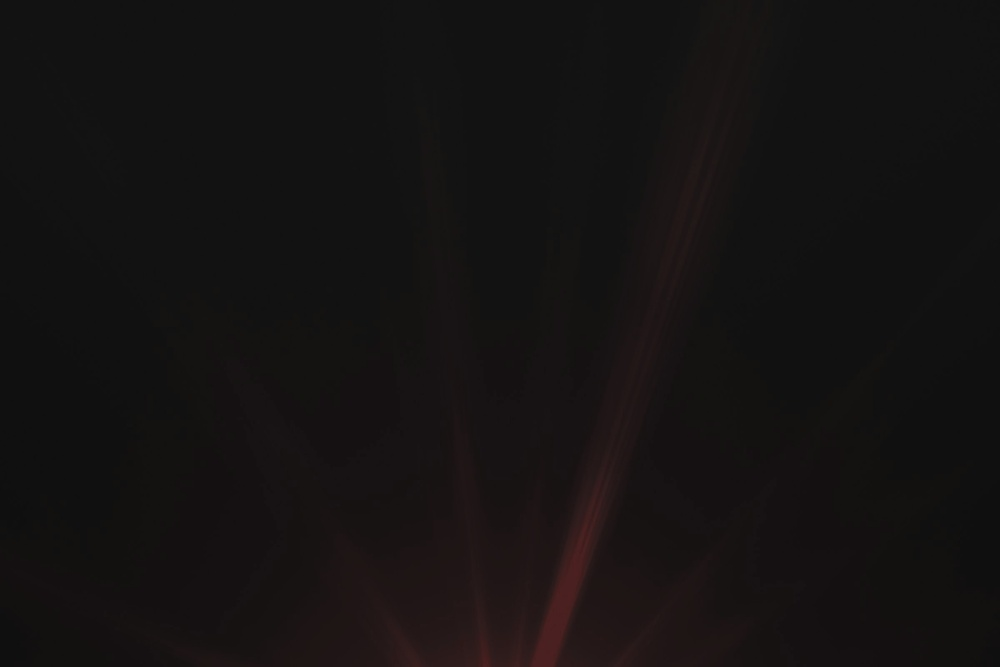
#> input picture infra/assets/img/corona_bg.jpg, 1000 x 667 px, shrunk from 2400 x 1600 before the run, found by its file name
$ python make_red_assets.py ../assets/img/corona_bg.jpg ../assets/img/solar_limb.png
#> lines starting #> are read from the running program, lines starting #| are printed output that depends on the picture; after the words box and inside, x2 and y2 are one past the last pixel; in counts of white or black regions, pixels touching at a corner belong together
#> in main, cor is the input picture: shape (667, 1000, 3); mean R, G, B 20.9, 18.4, 18.3
"""Derive INFRA's red solar images from Chromosphere | EXO's orange ones.

The EXO images (corona_bg.jpg, solar_limb.png; see EXO's docs/SOLAR_ASSETS.md) were generated by the project
owner. INFRA shows the same star in infrared: the warm highlights move from solar orange to red, the darks stay
neutral. Usage: python3 make_red_assets.py <exo assets/img dir> <infra assets/img dir>
"""
import sys
import numpy as np
from PIL import Image


def redshift(rgb, strength=1.0):
#> called with strength = 1
    x = rgb.astype(np.float32) / 255.0
    lum = 0.2126 * x[..., 0] + 0.7152 * x[..., 1] + 0.0722 * x[..., 2]
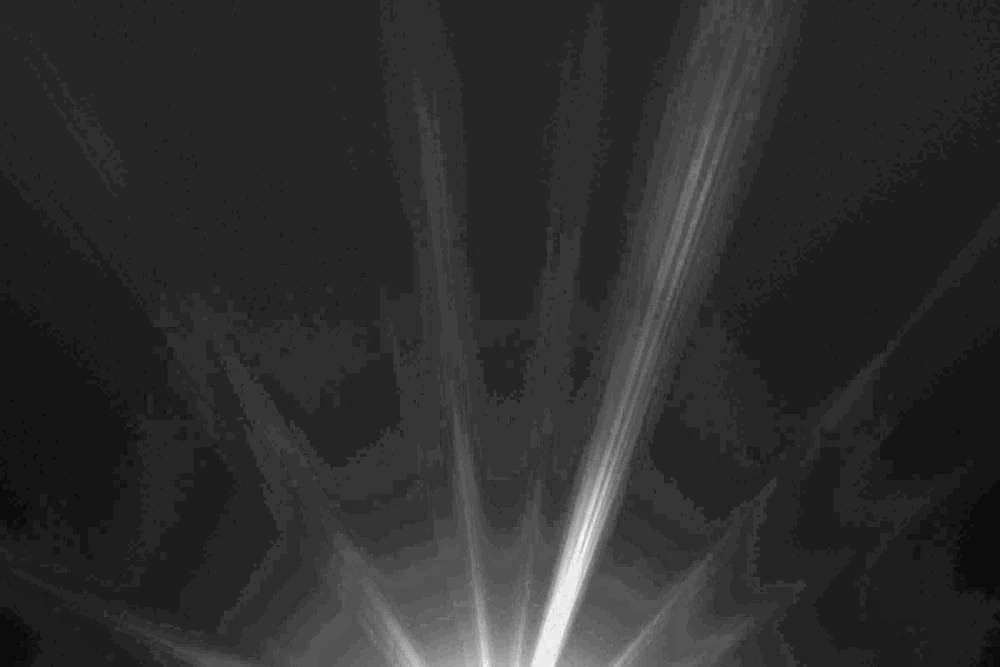
#> lum: shape (667, 1000) float32; min 0.0529, max 0.17, mean 0.0743; drawn with min black and max white
    # Warmth of the source pixel (orange highlights have r >> b); dark neutral pixels keep their grey.
    warm = np.clip((x[..., 0] - x[..., 2]) * 4.0, 0.0, 1.0) * strength
    grey = np.stack([lum * 1.02, lum * 0.98, lum * 1.0], axis=-1)
    # Infrared ramp: crimson in the mid tones, a hot rose-white only at the very top.
    hot = np.clip((lum - 0.55) * 2.2, 0.0, 1.0)[..., None]
#> hot: shape (667, 1000, 1) float32; every value is 0
    red = np.stack([np.clip(lum * 2.6, 0, 1), lum * 0.30, lum * 0.24], axis=-1)
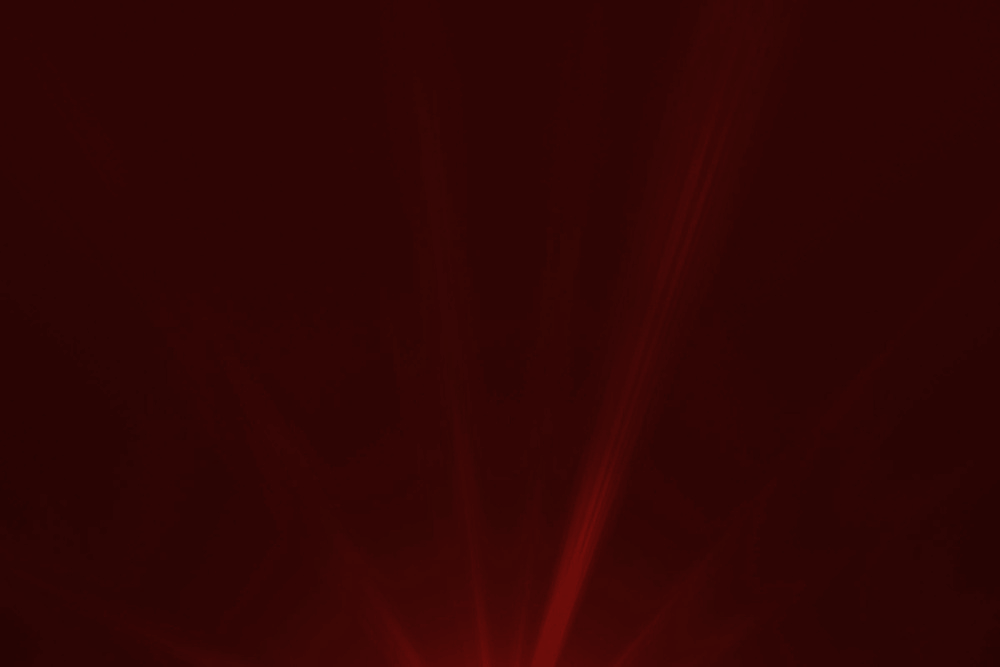
#> red: shape (667, 1000, 3) float32; mean of channels 0, 1, 2 0.193, 0.0223, 0.0178; drawn as R, G, B
    red = red * (1 - hot) + np.array([1.0, 0.78, 0.72]) * hot
    out = grey * (1 - warm[..., None]) + red * warm[..., None]
    return (np.clip(out, 0, 1) * 255 + 0.5).astype(np.uint8)


def main(src, dst):
    cor = np.array(Image.open(f"{src}/corona_bg.jpg").convert("RGB"))
    Image.fromarray(redshift(cor)).save(f"{dst}/corona_bg.jpg", quality=88)
    limb = np.array(Image.open(f"{src}/solar_limb.png").convert("RGBA"))
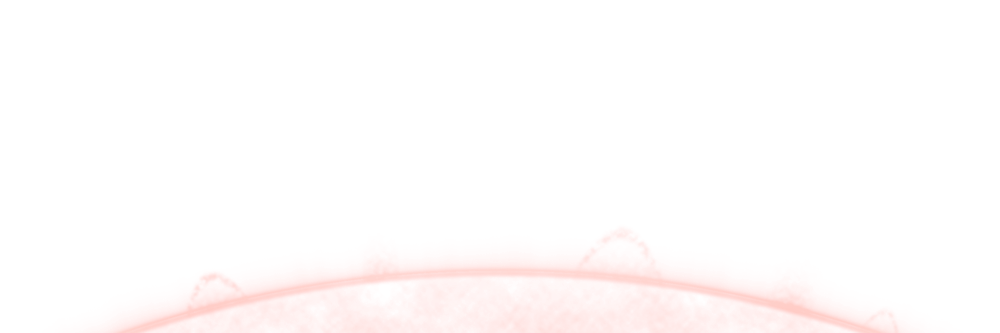
#> input picture infra/assets/img/solar_limb.png, 1000 x 333 px, shrunk from 2400 x 800 before the run, found by its file name
#> limb is the input picture: shape (333, 1000, 4); mean R, G, B, A 47.5, 10.4, 9, 3.8
    rgb = redshift(limb[..., :3], 1.0)
#> call 2 of redshift, with strength = 1
#> in redshift (call 2), `x = rgb.astype(np.float32) / 255.0`:
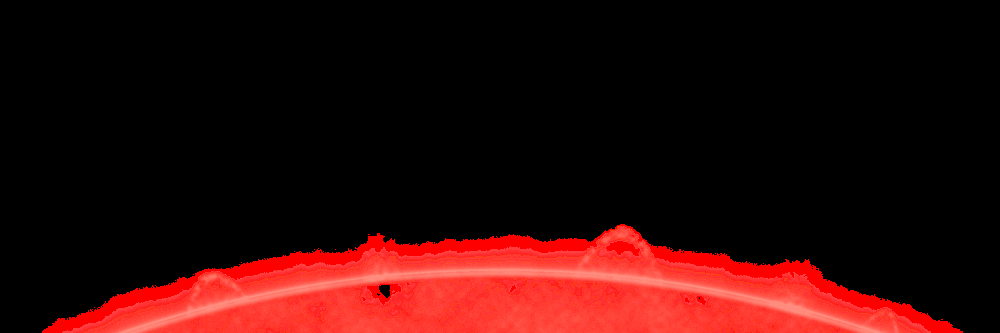
#> x: shape (333, 1000, 3) float32; mean of channels 0, 1, 2 0.186, 0.041, 0.0355; drawn as R, G, B
#> in redshift (call 2), `warm = np.clip((x[..., 0] - x[..., 2]) * 4.0, 0.0, 1.0) * strength`:
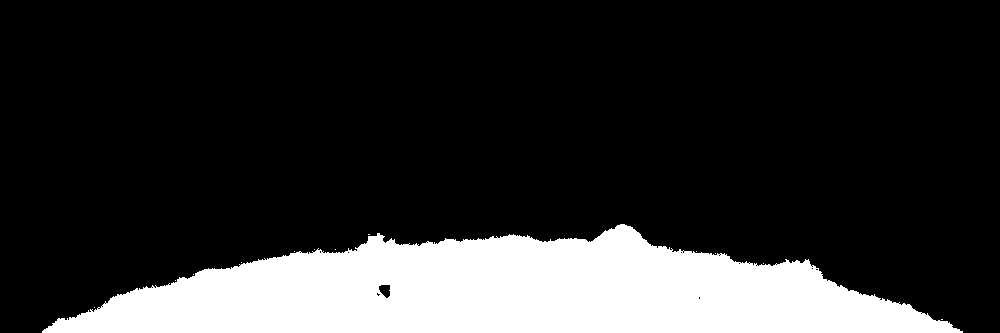
#> warm: shape (333, 1000) float32; values 0 (black) and 1 (white), 18.6% white; 13 white regions (12 under 20 px), largest, box (x1, y1, x2, y2) and area: (42, 224, 963, 333) 62005
#> in redshift (call 2), `hot = np.clip((lum - 0.55) * 2.2, 0.0, 1.0)[..., None]`:
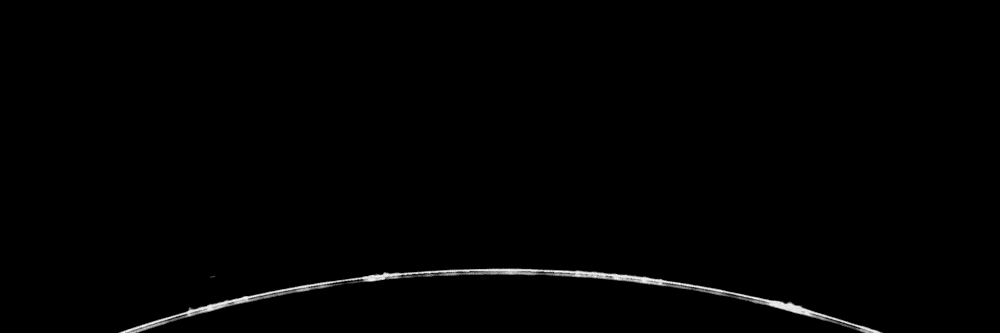
#> hot: shape (333, 1000, 1) float32; min 0, max 0.221, mean 0.0019; drawn with min black and max white
#> in redshift (call 2), `red = np.stack([np.clip(lum * 2.6, 0, 1), lum * 0.30, lum * 0.24], axi..`:
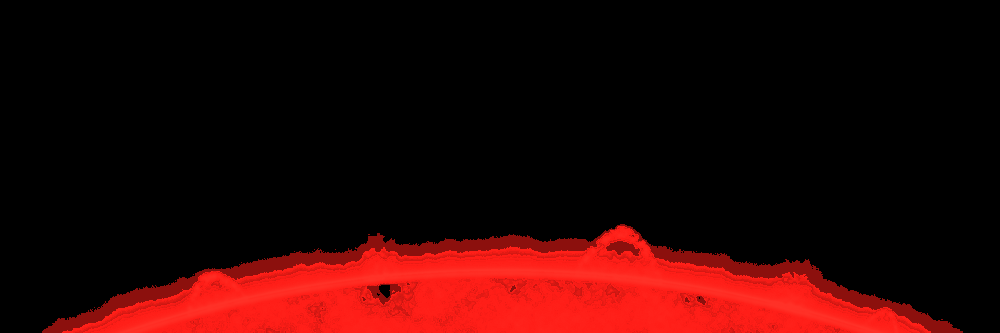
#> red: shape (333, 1000, 3) float32; mean of channels 0, 1, 2 0.168, 0.0214, 0.0171; drawn as R, G, B
    Image.fromarray(np.dstack([rgb, limb[..., 3]])).save(f"{dst}/solar_limb.png", optimize=True)


if __name__ == "__main__":
    main(sys.argv[1], sys.argv[2])
